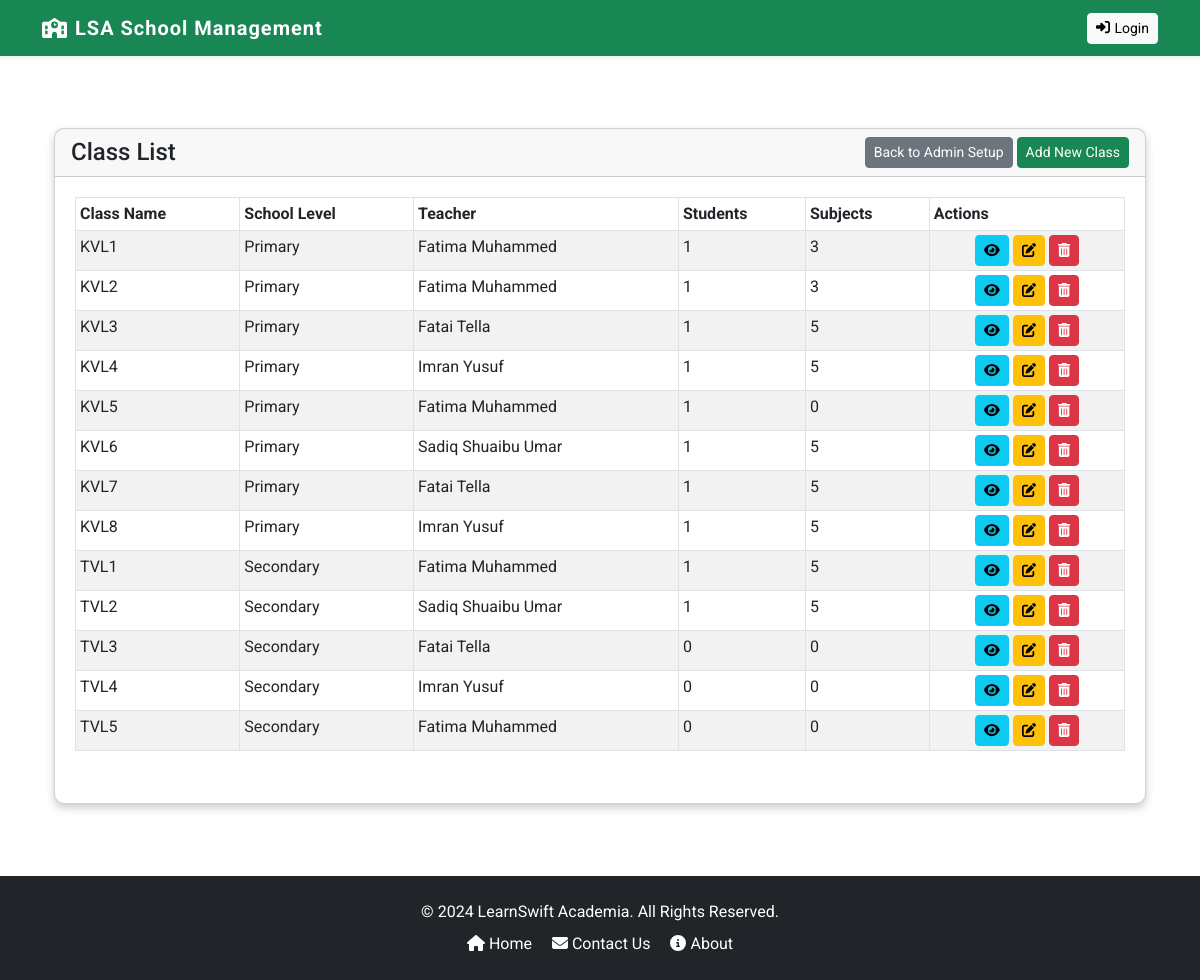
The app's page /classes/, older data.
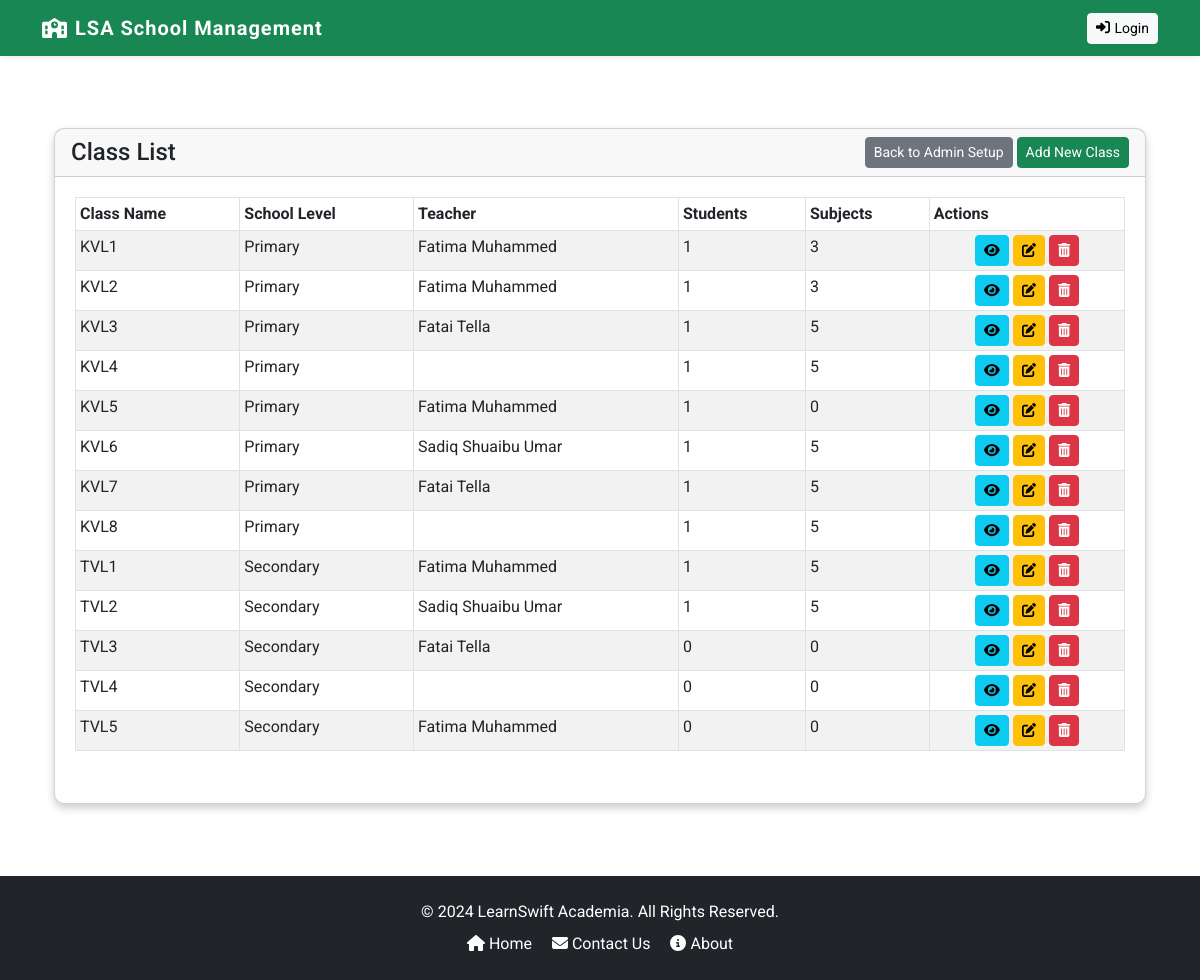
The same page, newer data.
### core/models.py (models this page shows, shortened)
class Class(models.Model):
    LEVEL_CHOICES = [
        ('Primary', 'Primary'),
        ('Secondary', 'Secondary'),
    ]
    name = models.CharField(max_length=20, unique=True)
    school_level = models.CharField(max_length=20, choices=LEVEL_CHOICES, unique=False, default=None)
    description = models.TextField()
    teacher = models.ForeignKey('Teacher', on_delete=models.SET_NULL, null=True, blank=True, related_name='classes')
    subjects = models.ManyToManyField('Subject', related_name='class_set', blank=True)  # Assuming you have a Subject model
    students = models.ManyToManyField('Student', related_name='classes', blank=True)
    order = models.PositiveIntegerField(null=True)  # Order defines the class progression

class Teacher(models.Model):
    GENDER_CHOICES = [
        ('M', 'Male'),
        ('F', 'Female'),
    ]
    STATUS_CHOICES = [
        ('active', 'Active'),
        ('dormant', 'Dormant'),
        ('left', 'Left School'),
    ]
    user = models.OneToOneField(CustomUser, on_delete=models.CASCADE, primary_key=True, related_name='teacher')
    employee_id = models.CharField(max_length=20, unique=True, null=True)
    profile_image = models.ImageField(upload_to='media/profile_images/', default='profile_images/default.jpg')
    date_of_birth = models.DateField()
    gender = models.CharField(max_length=1, choices=GENDER_CHOICES, default='M')
    contact = models.CharField(max_length=15, null=True)
    address = models.TextField()
    current_class = models.ForeignKey('Class', on_delete=models.SET_NULL, null=True, blank=True, related_name='enrolled_class', default=None)
    status = models.CharField(max_length=10, choices=STATUS_CHOICES, default='active')

class CustomUser(AbstractUser):
    USER_ROLES = (
        ('student', 'Student'),
        ('teacher', 'Teacher'),
        ('guardian', 'Guardian'),
        ('accountant', 'Accountant'),
        ('admin', 'Admin'),
    )
    role = models.CharField(max_length=20, choices=USER_ROLES)

### core/classes/views.py (the view, shortened to what this page needs)
# urls.py: path('classes/', ClassListView.as_view(), name='class_list'),
class ClassListView(View):
    template_name = 'class/class_list.html'
    def get(self, request, *args, **kwargs):
        classes = Class.objects.all()
        return render(request, self.template_name, {'classes': classes})

### core/templates/class/class_list.html (shortened to what this page needs)
{% extends "base.html" %}
{% block content %}
<div class="container my-4">
    <div class="card">
        <div class="card-header d-flex justify-content-between align-items-center">
            <h2 class="card-title m-0">Class List</h2>
            <div>
                <a href="{% url 'school_setup' %}" class="btn btn-secondary btn-sm">Back to Admin Setup</a>
                <a href="{% url 'class_create' %}" class="btn btn-success btn-sm">Add New Class</a>
            </div>
        </div>
        <div class="card-body">
            <div class="table-responsive">
                <table class="table table-sm table-bordered table-striped table-hover">
                    <thead class="thead-dark">
                        <tr>
                            <th>Class Name</th>
                            <th>School Level</th>
                            <th>Teacher</th>
                            <th>Students</th>
                            <th>Subjects</th>
                            <th>Actions</th>
                        </tr>
                    </thead>
                    <tbody>
                        {% for class in classes %}
                        <tr>
                            <td>{{ class.name }}</td>
                            <td>{{ class.school_level }}</td>
                            <td>{{ class.teacher.user.get_full_name }}</td>
                            <td>{{ class.students.count }}</td>
                            <td>{{ class.subject_assignments.count }}</td>
                            <td class="text-center">
                                <a href="{% url 'class_detail' class.id %}" class="btn btn-info btn-sm" title="View">
                                    <i class="fas fa-eye"></i>
                                </a>
                                <a href="{% url 'class_update' class.id %}" class="btn btn-warning btn-sm" title="Edit">
                                    <i class="fas fa-edit"></i>
                                </a>
                                <a href="{% url 'class_delete' class.id %}" class="btn btn-danger btn-sm" title="Delete">
                                    <i class="fas fa-trash-alt"></i>
                                </a>
                            </td>
                        </tr>
                        {% empty %}
                        <tr>
                            <td colspan="6" class="text-center text-muted">No classes available.</td>
                        </tr>
                        {% endfor %}
                    </tbody>
                </table>
            </div>
        </div>
    </div>
</div>
{% endblock %}

Row changes from the older to the newer data that the page shows:
changed Class "KVL4": teacher.user.get_full_name "Imran Yusuf" → (not shown)
changed Class "KVL8": teacher.user.get_full_name "Imran Yusuf" → (not shown)
changed Class "TVL4": teacher.user.get_full_name "Imran Yusuf" → (not shown)
